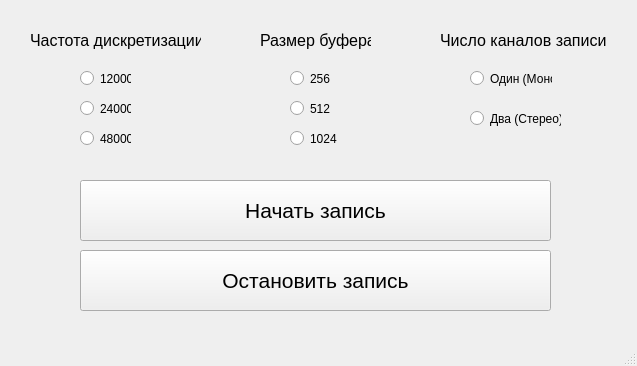
<?xml version="1.0" encoding="UTF-8"?>
<ui version="4.0">
 <class>MainWindow</class>
 <widget class="QMainWindow" name="MainWindow">
  <property name="geometry">
   <rect>
    <x>0</x>
    <y>0</y>
    <width>637</width>
    <height>366</height>
   </rect>
  </property>
  <property name="windowTitle">
   <string>MainWindow</string>
  </property>
  <widget class="QWidget" name="centralwidget">
   <widget class="QLabel" name="rateLabel">
    <property name="geometry">
     <rect>
      <x>30</x>
      <y>20</y>
      <width>171</width>
      <height>41</height>
     </rect>
    </property>
    <property name="font">
     <font>
      <pointsize>12</pointsize>
     </font>
    </property>
    <property name="text">
     <string>Частота дискретизации</string>
    </property>
   </widget>
   <widget class="QRadioButton" name="radioButtonRate1">
    <property name="geometry">
     <rect>
      <x>80</x>
      <y>70</y>
      <width>51</width>
      <height>17</height>
     </rect>
    </property>
    <property name="text">
     <string>12000</string>
    </property>
   </widget>
   <widget class="QRadioButton" name="radioButtonRate2">
    <property name="geometry">
     <rect>
      <x>80</x>
      <y>100</y>
      <width>51</width>
      <height>17</height>
     </rect>
    </property>
    <property name="text">
     <string>24000</string>
    </property>
   </widget>
   <widget class="QRadioButton" name="radioButtonRate3">
    <property name="geometry">
     <rect>
      <x>80</x>
      <y>130</y>
      <width>51</width>
      <height>17</height>
     </rect>
    </property>
    <property name="text">
     <string>48000</string>
    </property>
   </widget>
   <widget class="QLabel" name="channelLabel">
    <property name="geometry">
     <rect>
      <x>440</x>
      <y>20</y>
      <width>171</width>
      <height>41</height>
     </rect>
    </property>
    <property name="font">
     <font>
      <pointsize>12</pointsize>
     </font>
    </property>
    <property name="text">
     <string>Число каналов записи</string>
    </property>
   </widget>
   <widget class="QRadioButton" name="radioButtonChannel1">
    <property name="geometry">
     <rect>
      <x>470</x>
      <y>70</y>
      <width>82</width>
      <height>17</height>
     </rect>
    </property>
    <property name="text">
     <string>Один (Моно)</string>
    </property>
   </widget>
   <widget class="QRadioButton" name="radioButtonChannel2">
    <property name="geometry">
     <rect>
      <x>470</x>
      <y>110</y>
      <width>91</width>
      <height>17</height>
     </rect>
    </property>
    <property name="text">
     <string>Два (Стерео)</string>
    </property>
    <property name="checked">
     <bool>false</bool>
    </property>
    <property name="autoExclusive">
     <bool>true</bool>
    </property>
   </widget>
   <widget class="QRadioButton" name="radioButtonChunk2">
    <property name="geometry">
     <rect>
      <x>290</x>
      <y>100</y>
      <width>51</width>
      <height>17</height>
     </rect>
    </property>
    <property name="text">
     <string>512</string>
    </property>
   </widget>
   <widget class="QRadioButton" name="radioButtonChunk1">
    <property name="geometry">
     <rect>
      <x>290</x>
      <y>70</y>
      <width>41</width>
      <height>17</height>
     </rect>
    </property>
    <property name="text">
     <string>256</string>
    </property>
   </widget>
   <widget class="QLabel" name="chunkLabel">
    <property name="geometry">
     <rect>
      <x>260</x>
      <y>20</y>
      <width>111</width>
      <height>41</height>
     </rect>
    </property>
    <property name="font">
     <font>
      <pointsize>12</pointsize>
     </font>
    </property>
    <property name="text">
     <string>Размер буфера</string>
    </property>
   </widget>
   <widget class="QRadioButton" name="radioButtonChunk3">
    <property name="geometry">
     <rect>
      <x>290</x>
      <y>130</y>
      <width>51</width>
      <height>17</height>
     </rect>
    </property>
    <property name="text">
     <string>1024</string>
    </property>
   </widget>
   <widget class="QPushButton" name="pushButtonStartRecord">
    <property name="geometry">
     <rect>
      <x>80</x>
      <y>180</y>
      <width>471</width>
      <height>61</height>
     </rect>
    </property>
    <property name="font">
     <font>
      <pointsize>16</pointsize>
     </font>
    </property>
    <property name="text">
     <string>Начать запись</string>
    </property>
   </widget>
   <widget class="QPushButton" name="pushButtonStopRecord">
    <property name="geometry">
     <rect>
      <x>80</x>
      <y>250</y>
      <width>471</width>
      <height>61</height>
     </rect>
    </property>
    <property name="font">
     <font>
      <pointsize>16</pointsize>
     </font>
    </property>
    <property name="text">
     <string>Остановить запись</string>
    </property>
   </widget>
  </widget>
  <widget class="QMenuBar" name="menubar">
   <property name="geometry">
    <rect>
     <x>0</x>
     <y>0</y>
     <width>637</width>
     <height>21</height>
    </rect>
   </property>
  </widget>
  <widget class="QStatusBar" name="statusbar"/>
 </widget>
 <resources/>
 <connections/>
</ui>
